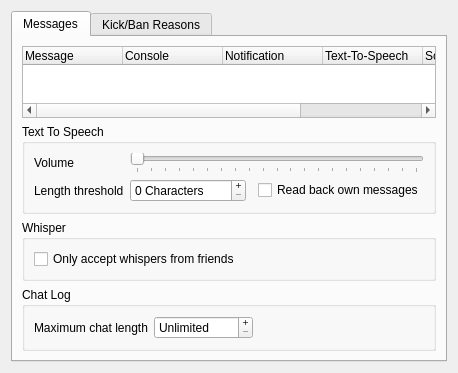
<?xml version="1.0" encoding="UTF-8"?>
<ui version="4.0">
 <class>LogConfig</class>
 <widget class="QWidget" name="LogConfig">
  <property name="geometry">
   <rect>
    <x>0</x>
    <y>0</y>
    <width>446</width>
    <height>334</height>
   </rect>
  </property>
  <property name="windowTitle">
   <string>Messages</string>
  </property>
  <layout class="QGridLayout" name="gridLayout_3">
   <item row="1" column="0">
    <widget class="QTabWidget" name="tabWidget">
     <property name="currentIndex">
      <number>0</number>
     </property>
     <widget class="QWidget" name="tab_log">
      <attribute name="title">
       <string>Messages</string>
      </attribute>
      <layout class="QGridLayout" name="gridLayout_2">
       <item row="0" column="0">
        <widget class="QTreeWidget" name="qtwMessages">
         <property name="alternatingRowColors">
          <bool>true</bool>
         </property>
         <property name="selectionMode">
          <enum>QAbstractItemView::SingleSelection</enum>
         </property>
         <property name="rootIsDecorated">
          <bool>false</bool>
         </property>
         <property name="uniformRowHeights">
          <bool>true</bool>
         </property>
         <property name="itemsExpandable">
          <bool>false</bool>
         </property>
         <column>
          <property name="text">
           <string>Message</string>
          </property>
         </column>
         <column>
          <property name="text">
           <string>Console</string>
          </property>
         </column>
         <column>
          <property name="text">
           <string>Notification</string>
          </property>
         </column>
         <column>
          <property name="text">
           <string>Text-To-Speech</string>
          </property>
         </column>
         <column>
          <property name="text">
           <string>Soundfile</string>
          </property>
         </column>
         <column>
          <property name="text">
           <string>Path</string>
          </property>
         </column>
        </widget>
       </item>
       <item>
        <widget class="QGroupBox" name="qgbTTS">
         <property name="title">
          <string>Text To Speech</string>
         </property>
         <layout class="QGridLayout">
          <item row="0" column="0">
           <widget class="QLabel" name="qlVolume">
            <property name="text">
             <string>Volume</string>
            </property>
            <property name="buddy">
             <cstring>qsVolume</cstring>
            </property>
           </widget>
          </item>
          <item row="0" column="1" colspan="3">
           <widget class="QSlider" name="qsVolume">
            <property name="toolTip">
             <string>Volume of Text-To-Speech Engine</string>
            </property>
            <property name="whatsThis">
             <string>&lt;b&gt;This is the volume used for the speech synthesis.&lt;/b&gt;</string>
            </property>
            <property name="maximum">
             <number>100</number>
            </property>
            <property name="singleStep">
             <number>5</number>
            </property>
            <property name="pageStep">
             <number>20</number>
            </property>
            <property name="orientation">
             <enum>Qt::Horizontal</enum>
            </property>
            <property name="tickPosition">
             <enum>QSlider::TicksBelow</enum>
            </property>
            <property name="tickInterval">
             <number>5</number>
            </property>
           </widget>
          </item>
          <item row="1" column="0">
           <widget class="QLabel" name="qlThreshold">
            <property name="text">
             <string>Length threshold</string>
            </property>
            <property name="buddy">
             <cstring>qsbThreshold</cstring>
            </property>
           </widget>
          </item>
          <item row="1" column="1">
           <widget class="QSpinBox" name="qsbThreshold">
            <property name="toolTip">
             <string>Message length threshold for Text-To-Speech Engine</string>
            </property>
            <property name="whatsThis">
             <string>&lt;b&gt;This is the length threshold used for the Text-To-Speech Engine.&lt;/b&gt;&lt;br /&gt;Messages longer than this limit will not be read aloud in their full length.</string>
            </property>
            <property name="buttonSymbols">
             <enum>QAbstractSpinBox::PlusMinus</enum>
            </property>
            <property name="suffix">
             <string> Characters</string>
            </property>
            <property name="maximum">
             <number>5000</number>
            </property>
            <property name="singleStep">
             <number>10</number>
            </property>
           </widget>
          </item>
          <item row="1" column="3">
           <widget class="QCheckBox" name="qcbReadBackOwn">
            <property name="toolTip">
             <string>If enabled text messages you send will be read back to you with TTS</string>
            </property>
            <property name="text">
             <string>Read back own messages</string>
            </property>
           </widget>
          </item>
         </layout>
        </widget>
       </item>
       <item>
        <widget class="QGroupBox" name="qgbWhisper">
         <property name="title">
          <string>Whisper</string>
         </property>
         <layout class="QVBoxLayout" name="verticalLayout">
          <item>
           <widget class="QCheckBox" name="qcbWhisperFriends">
            <property name="toolTip">
             <string>If checked you will only hear whispers from users you added to your friend list.</string>
            </property>
            <property name="text">
             <string>Only accept whispers from friends</string>
            </property>
           </widget>
          </item>
         </layout>
        </widget>
       </item>
       <item>
        <widget class="QGroupBox" name="qgbMaxBlocks">
         <property name="title">
          <string>Chat Log</string>
         </property>
         <layout class="QGridLayout" name="_2">
          <item row="0" column="0">
           <widget class="QLabel" name="qlMaxBlocks">
            <property name="text">
             <string>Maximum chat length</string>
            </property>
           </widget>
          </item>
          <item row="0" column="1">
           <widget class="QSpinBox" name="qsbMaxBlocks">
            <property name="buttonSymbols">
             <enum>QAbstractSpinBox::PlusMinus</enum>
            </property>
            <property name="specialValueText">
             <string>Unlimited</string>
            </property>
            <property name="suffix">
             <string> Lines</string>
            </property>
            <property name="maximum">
             <number>1000000</number>
            </property>
            <property name="singleStep">
             <number>100</number>
            </property>
           </widget>
          </item>
          <item row="0" column="2">
           <spacer name="horizontalSpacer">
            <property name="orientation">
             <enum>Qt::Horizontal</enum>
            </property>
            <property name="sizeHint" stdset="0">
             <size>
              <width>8</width>
              <height>16</height>
             </size>
            </property>
           </spacer>
          </item>
         </layout>
        </widget>
       </item>
      </layout>
     </widget>
     <widget class="QWidget" name="tab_kickbanmsgs">
      <attribute name="title">
       <string>Kick/Ban Reasons</string>
      </attribute>
      <layout class="QGridLayout" name="gridLayout_5">
       <item row="0" column="0">
        <widget class="QCheckBox" name="qcbEnableranmsgs">
         <property name="text">
          <string>Enable random reasons</string>
         </property>
        </widget>
       </item>
       <item row="0" column="1" colspan="3">
        <spacer name="horizontalSpacer_2">
         <property name="orientation">
          <enum>Qt::Horizontal</enum>
         </property>
         <property name="sizeHint" stdset="0">
          <size>
           <width>40</width>
           <height>20</height>
          </size>
         </property>
        </spacer>
       </item>
       <item row="1" column="0" colspan="4">
        <widget class="QGroupBox" name="qgb_kickbanmsgs">
         <property name="title">
          <string>Kick/Ban Reasons</string>
         </property>
         <layout class="QGridLayout" name="gridLayout_4">
          <item row="1" column="0">
           <widget class="QListWidget" name="qlwReasons">
            <property name="selectionMode">
             <enum>QAbstractItemView::MultiSelection</enum>
            </property>
            <property name="sortingEnabled">
             <bool>false</bool>
            </property>
           </widget>
          </item>
         </layout>
        </widget>
       </item>
       <item row="2" column="0" colspan="2">
        <spacer name="horizontalSpacer_3">
         <property name="orientation">
          <enum>Qt::Horizontal</enum>
         </property>
         <property name="sizeHint" stdset="0">
          <size>
           <width>287</width>
           <height>20</height>
          </size>
         </property>
        </spacer>
       </item>
       <item row="2" column="2">
        <widget class="QPushButton" name="qpb_add">
         <property name="maximumSize">
          <size>
           <width>87</width>
           <height>27</height>
          </size>
         </property>
         <property name="text">
          <string>Add</string>
         </property>
        </widget>
       </item>
       <item row="2" column="3">
        <widget class="QPushButton" name="qpb_remove">
         <property name="maximumSize">
          <size>
           <width>86</width>
           <height>27</height>
          </size>
         </property>
         <property name="text">
          <string>Remove</string>
         </property>
        </widget>
       </item>
      </layout>
     </widget>
    </widget>
   </item>
  </layout>
 </widget>
 <resources />
 <connections />
</ui>
